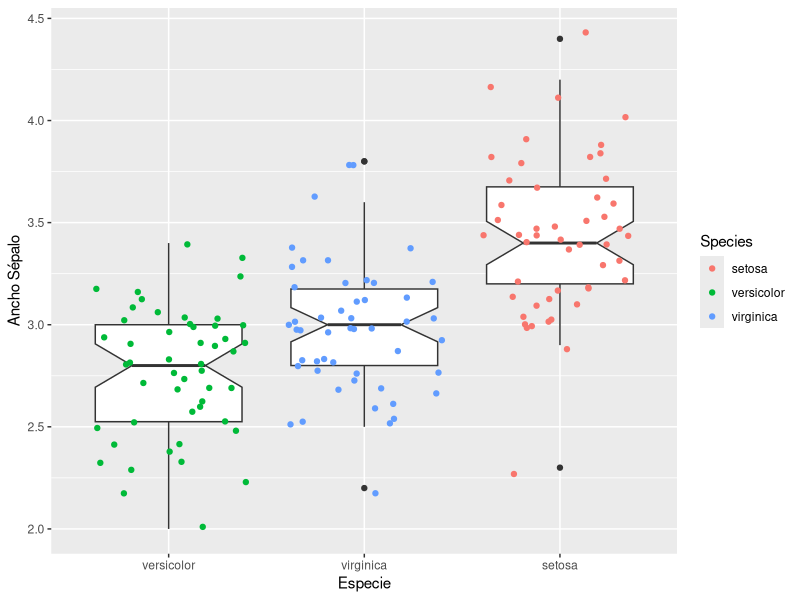

The R script that drew this image:
## ---- chunk 1
knitr::opts_chunk$set(echo = FALSE, warning = FALSE, error = FALSE, message = FALSE)
library(tidyverse)
library(kableExtra)
## ---- chunk 2
ggplot(iris, aes(x = fct_reorder(Species, Sepal.Width), y = Sepal.Width)) + 
  geom_boxplot(notch = T) + 
  geom_jitter(aes(color = Species)) + 
  xlab("Especie") + ylab("Ancho Sépalo")
## ---- chunk 3
iris2 <- iris %>% group_by(Species) %>% summarise_all(mean)

## ---- chunk 4
kable(iris2, caption = "Medias de las medidas florales en las especies del genero Iris") %>% kable_styling(bootstrap_options = c("striped"))
